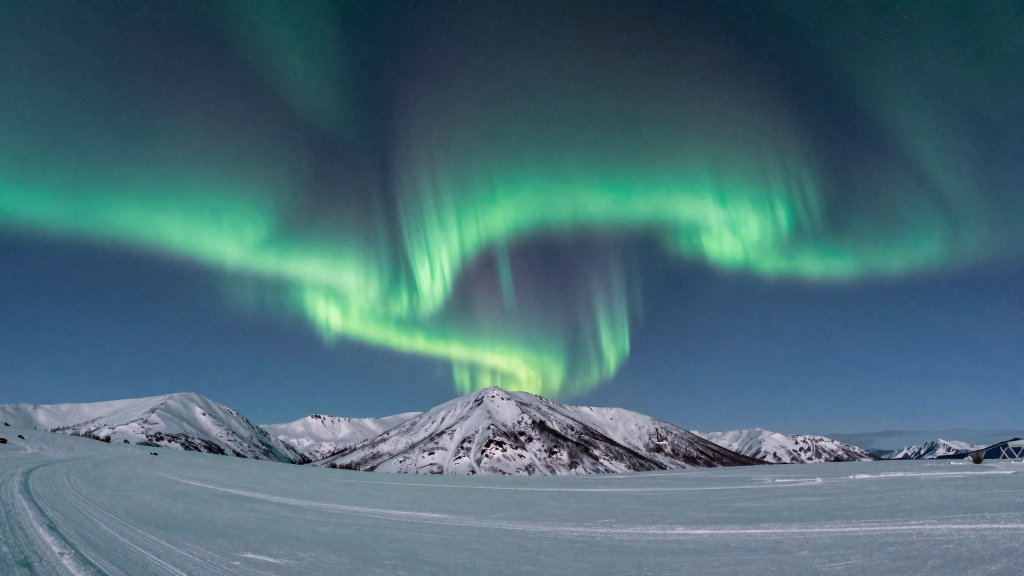
#> input picture ui/shared/wallpapers/aurora.webp, 2048 x 1152 px, given in place of aurora.png, which was not available (shown at 1/2 size)
$ python make.py
#> lines starting #> are read from the running program, lines starting #| are printed output that depends on the picture
#!/usr/bin/env python3
"""Builds Krunk's built-in new-tab wallpapers (0.7.0, R2) into ui/shared/wallpapers/.

  python3 assets/wallpapers/make.py

- The photo-like and abstract images were generated for Krunk with the z-image-turbo model
  (prompts and seeds in SOURCES.txt); their PNG originals live in assets/wallpapers/originals/
  (not in git: regenerate them from SOURCES.txt).
- The two gradients are drawn here (numpy), so they need no original.
Every wallpaper becomes a WebP at most 2560 px wide plus a 320 px thumbnail; the whole set must
stay under 4 MB (checked here and by core's asset test).
"""
import json
import os
import sys

import numpy as np
from PIL import Image

HERE = os.path.dirname(os.path.abspath(__file__))
OUT = os.path.join(HERE, "..", "..", "ui", "shared", "wallpapers")
BUDGET = 4 * 1024 * 1024

# id, title, look (dark/light: the text colour the new tab page uses on it), default dim (%), source
WALLPAPERS = [
    ("aurora", "Aurora", "dark", 25, "originals/aurora.png"),
    ("nebula", "Nebula", "dark", 15, "originals/nebula.png"),
    ("bokeh", "City lights", "dark", 25, "originals/bokeh.png"),
    ("dusk", "Dusk", "dark", 10, "gradient:dusk"),
    ("forest", "Misty forest", "dark", 35, "originals/forest.png"),
    ("lake", "Alpine lake", "dark", 30, "originals/lake.png"),
    ("dunes", "Dunes", "light", 0, "originals/dunes.png"),
    ("coast", "Coast", "light", 0, "originals/coast.png"),
    ("paper", "Paper waves", "light", 0, "originals/paper.png"),
    ("mint", "Mint", "light", 0, "gradient:mint"),
]


def gradient(kind, w=2048, h=1152):
    y, x = np.mgrid[0:h, 0:w].astype(np.float32)
    u, v = x / w, y / h
    if kind == "dusk":
        stops = [((0.10, 0.05), (32, 27, 77)), ((0.85, 0.20), (102, 45, 110)), ((0.30, 0.95), (12, 38, 74)), ((0.95, 0.90), (196, 92, 82))]
    else:
        stops = [((0.05, 0.10), (220, 245, 236)), ((0.90, 0.15), (204, 232, 248)), ((0.20, 0.90), (236, 248, 214)), ((0.85, 0.85), (196, 236, 222))]
    acc = np.zeros((h, w, 3), np.float32)
    weight = np.zeros((h, w, 1), np.float32)
    for (cx, cy), rgb in stops:
        d = np.sqrt((u - cx) ** 2 + ((v - cy) * h / w) ** 2)[..., None]
        k = np.exp(-((d / 0.42) ** 2)) + 1e-6
        acc += k * np.array(rgb, np.float32)
        weight += k
    img = acc / weight
    # A little grain against banding.
    img += np.random.default_rng(7).normal(0, 1.2, img.shape)
    return Image.fromarray(np.clip(img, 0, 255).astype(np.uint8))


def main():
    os.makedirs(OUT, exist_ok=True)
    meta, total = [], 0
    for wid, title, look, dim, src in WALLPAPERS:
        if src.startswith("gradient:"):
            img = gradient(src.split(":", 1)[1])
        else:
            path = os.path.join(HERE, src)
            if not os.path.exists(path):
                sys.exit(f"missing {path}: regenerate it from SOURCES.txt")
            img = Image.open(path).convert("RGB")
#> img is the input picture: PIL image 2048x1152 RGB; mean R, G, B 73.2, 107.1, 117.8
        if img.width > 2560:
            img = img.resize((2560, round(img.height * 2560 / img.width)), Image.LANCZOS)
        full = os.path.join(OUT, f"{wid}.webp")
        img.save(full, "WEBP", quality=85, method=6)
        thumb = img.resize((320, round(img.height * 320 / img.width)), Image.LANCZOS)
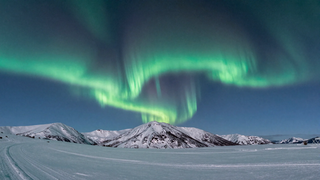
#> thumb: PIL image 320x180 RGB; mean R, G, B 73.2, 107.1, 117.8
        tpath = os.path.join(OUT, f"{wid}-thumb.webp")
        thumb.save(tpath, "WEBP", quality=72, method=6)
        size = os.path.getsize(full) + os.path.getsize(tpath)
        total += size
        meta.append({"id": wid, "title": title, "look": look, "dim": dim})
        print(f"{wid:8s} {img.width}x{img.height} {os.path.getsize(full) // 1024:5d} KB + thumb {os.path.getsize(tpath) // 1024} KB")
#| aurora   2048x1152   118 KB + thumb 3 KB
#> pass 2 of the loop in main, `for wid, title, look, dim, src in WALLPAPERS:`:
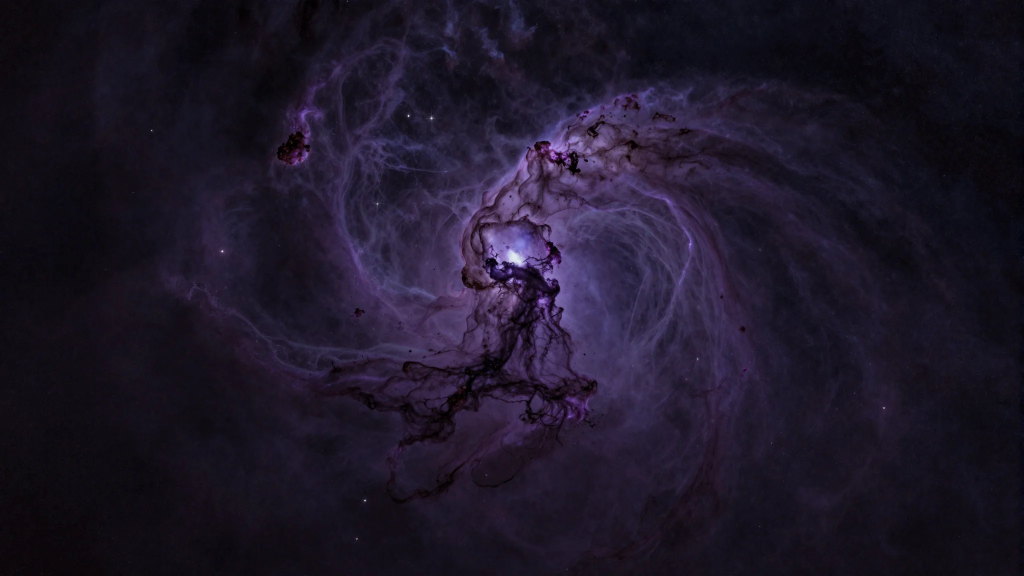
#> input picture ui/shared/wallpapers/nebula.webp, 2048 x 1152 px, given in place of nebula.png, which was not available (shown at 1/2 size)
#> in main, img is the input picture: PIL image 2048x1152 RGB; mean R, G, B 29.7, 22.9, 40.5
#> in main, `thumb = img.resize((320, round(img.height * 320 / img.width)), Image.L..`:
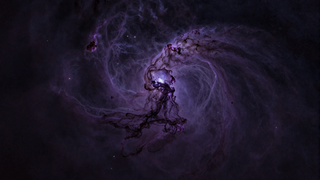
#> thumb: PIL image 320x180 RGB; mean R, G, B 29.7, 22.9, 40.5
#| nebula   2048x1152    87 KB + thumb 2 KB
#> pass 3 of the loop in main, `for wid, title, look, dim, src in WALLPAPERS:`:
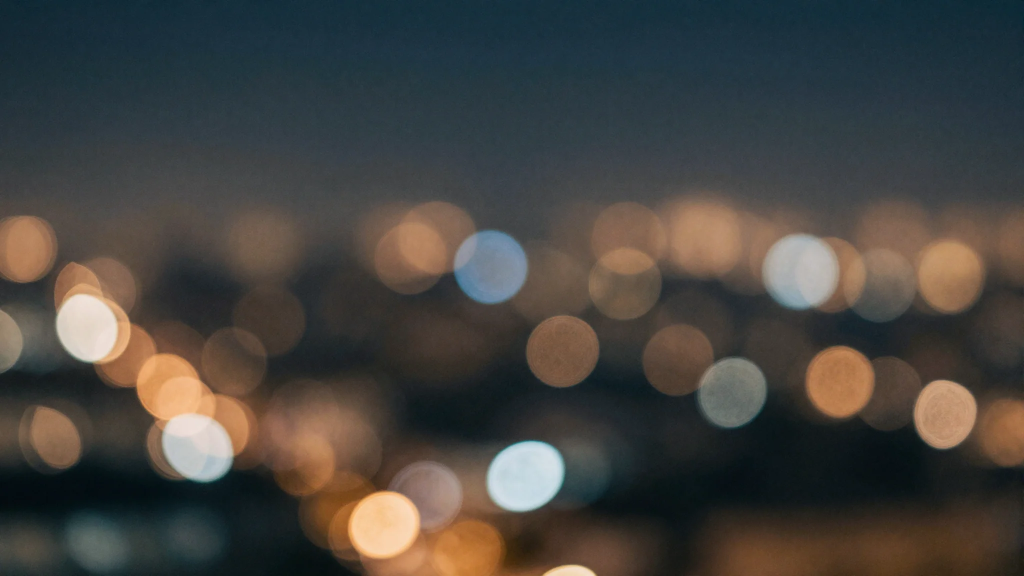
#> input picture ui/shared/wallpapers/bokeh.webp, 2048 x 1152 px, given in place of bokeh.png, which was not available (shown at 1/2 size)
#> in main, img is the input picture: PIL image 2048x1152 RGB; mean R, G, B 70.1, 67.9, 64
#> in main, `thumb = img.resize((320, round(img.height * 320 / img.width)), Image.L..`:
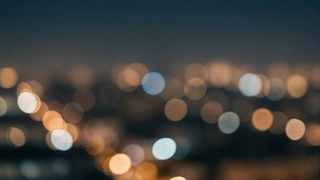
#> thumb: PIL image 320x180 RGB; mean R, G, B 70.1, 67.9, 64
#| bokeh    2048x1152    64 KB + thumb 2 KB
#> the loop made 8 passes; the first 3 are shown
    with open(os.path.join(OUT, "wallpapers.json"), "w") as f:
        json.dump(meta, f, indent=1)
        f.write("\n")
    print(f"total {total / 1024 / 1024:.2f} MB (budget 4 MB)")
    if total > BUDGET:
        sys.exit("over the 4 MB budget")


if __name__ == "__main__":
#> (the run stopped early here; a loop or call above may not have finished)
